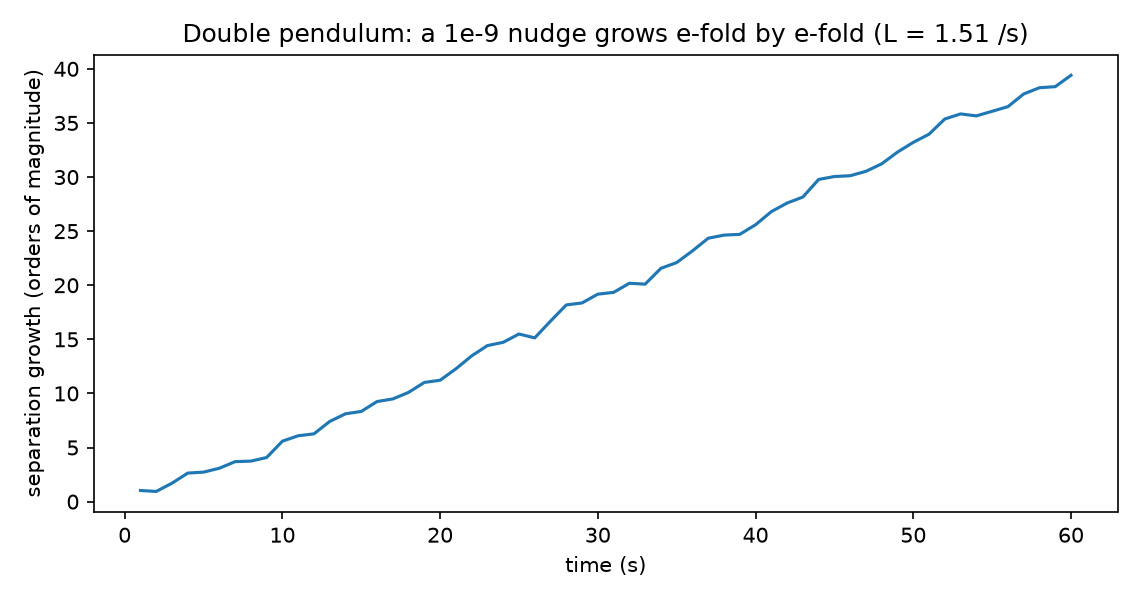

The script that saved this image:
# DOUBLE PENDULUM CHAOS (Beyond the Index #2; Classical
# Mechanics / Chaos, SIM). Two identical double pendulums, one
# released a billionth of a radian from the other. In a chaotic
# regime their separation grows exponentially, |d(t)| ~ e^(Lt) --
# L is the largest Lyapunov exponent, and measuring it turns
# "chaotic" from an adjective into a number. A small-oscillation
# pair is run as a control: there the motion is quasi-periodic
# and L must come out ~ 0, proving the integrator is not
# manufacturing the chaos it reports.
# Gates:
#   G1 chaotic pair fully decorrelates (separation reaches O(1))
#   G2 Lyapunov estimate positive and order-unity: [0.3, 4.0] /s
#   G3 control pair: |L| < 0.05 /s

import json
import numpy as np
import matplotlib
matplotlib.use("Agg")
import matplotlib.pyplot as plt

G_, L1, L2, M1, M2 = 9.81, 1.0, 1.0, 1.0, 1.0


def deriv(s):
    t1, w1, t2, w2 = s
    d = t1 - t2
    den = 2 * M1 + M2 - M2 * np.cos(2 * d)
    a1 = (-G_ * (2 * M1 + M2) * np.sin(t1) - M2 * G_ * np.sin(t1 - 2 * t2)
          - 2 * np.sin(d) * M2 * (w2 ** 2 * L2 + w1 ** 2 * L1 * np.cos(d))) \
        / (L1 * den)
    a2 = (2 * np.sin(d) * (w1 ** 2 * L1 * (M1 + M2)
          + G_ * (M1 + M2) * np.cos(t1)
          + w2 ** 2 * L2 * M2 * np.cos(d))) / (L2 * den)
    return np.array([w1, a1, w2, a2])


def rk4(s, dt):
    k1 = deriv(s)
    k2 = deriv(s + dt / 2 * k1)
    k3 = deriv(s + dt / 2 * k2)
    k4 = deriv(s + dt * k3)
    return s + dt / 6 * (k1 + 2 * k2 + 2 * k3 + k4)


def lyapunov(s0, seconds=60.0, dt=0.005, renorm=1.0):
    s = np.array(s0, dtype=float)
    d0 = 1e-9
    pert = np.array([d0, 0, 0, 0])
    sp = s + pert
    logs, steps_per = [], int(renorm / dt)
    sep_final = 0.0
    for n in range(int(seconds / renorm)):
        for _ in range(steps_per):
            s = rk4(s, dt)
            sp = rk4(sp, dt)
        dvec = sp - s
        dist = np.linalg.norm(dvec)
        logs.append(np.log(dist / d0))
        sep_final = dist
        sp = s + dvec / dist * d0
    lam = float(np.sum(logs) / seconds)
    return lam, float(sep_final), np.cumsum(logs)


lam_c, sep_c, cum_c = lyapunov([2.2, 0.0, 2.8, 0.0])
lam_k, sep_k, _ = lyapunov([0.10, 0.0, 0.15, 0.0])
print(f"chaotic pair:  L = {lam_c:.3f} /s, raw separation after "
      f"60 s of renormalized tracking: renorm sum "
      f"{cum_c[-1]:.1f} (e^{cum_c[-1]:.0f} total growth)")
print(f"control pair:  L = {lam_k:+.4f} /s (must be ~0)")
# decorrelation check without renormalization, short window
s = np.array([2.2, 0.0, 2.8, 0.0])
sp = s + np.array([1e-9, 0, 0, 0])
tdec = None
for n in range(int(30 / 0.005)):
    s = rk4(s, 0.005)
    sp = rk4(sp, 0.005)
    if np.linalg.norm(sp - s) > 0.5:
        tdec = (n + 1) * 0.005
        break
print(f"chaotic pair reaches O(1) separation after {tdec} s "
      f"(predictability horizon ~ ln(1e9)/L = "
      f"{np.log(1e9) / lam_c:.1f} s)")
g1 = tdec is not None
g2 = 0.3 <= lam_c <= 4.0
g3 = abs(lam_k) < 0.05
print(f"GATES: G1 {g1} | G2 {g2} | G3 {g3}")

fig, ax = plt.subplots(figsize=(7.6, 4.0))
ax.plot(np.arange(1, 61) * 1.0, cum_c / np.log(10))
ax.set_xlabel("time (s)")
ax.set_ylabel("separation growth (orders of magnitude)")
ax.set_title(f"Double pendulum: a 1e-9 nudge grows e-fold by e-fold"
             f" (L = {lam_c:.2f} /s)")
fig.tight_layout()
fig.savefig("double_pendulum.png", dpi=150)

out = {"lyapunov_chaotic_per_s": lam_c,
       "lyapunov_control_per_s": lam_k,
       "decorrelation_time_s": tdec,
       "predictability_horizon_s": float(np.log(1e9) / lam_c),
       "gates": {"G1_decorrelates": bool(g1), "G2_lambda": bool(g2),
                 "G3_control": bool(g3)}}
with open("double_pendulum_results.json", "w") as f:
    json.dump(out, f, indent=2)
print("ALL GATES PASS" if all(out["gates"].values())
      else "SOME GATE FAILED")
print("Saved double_pendulum_results.json + PNG")
